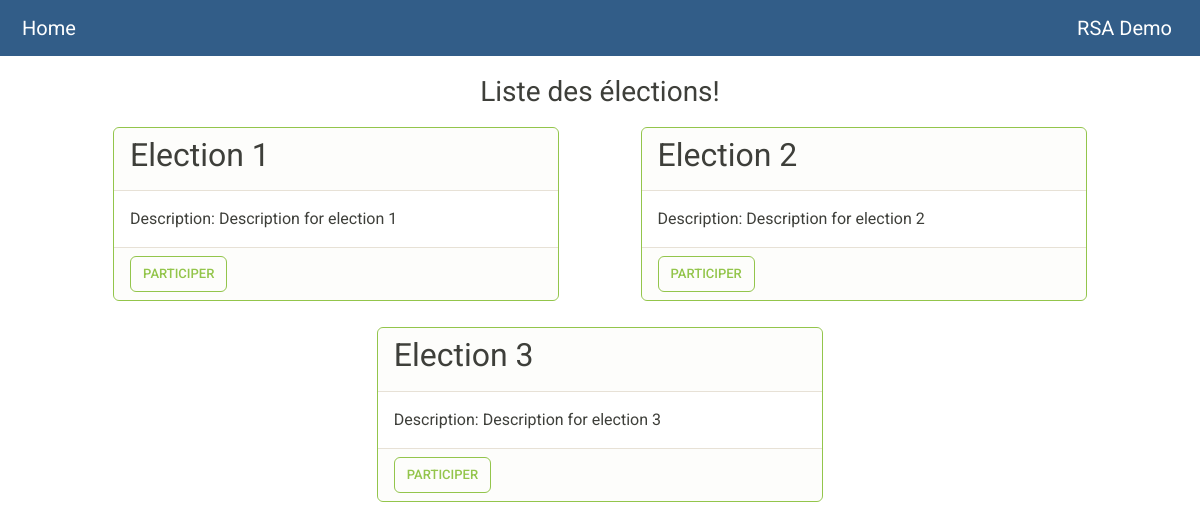
The app's page /, older data.
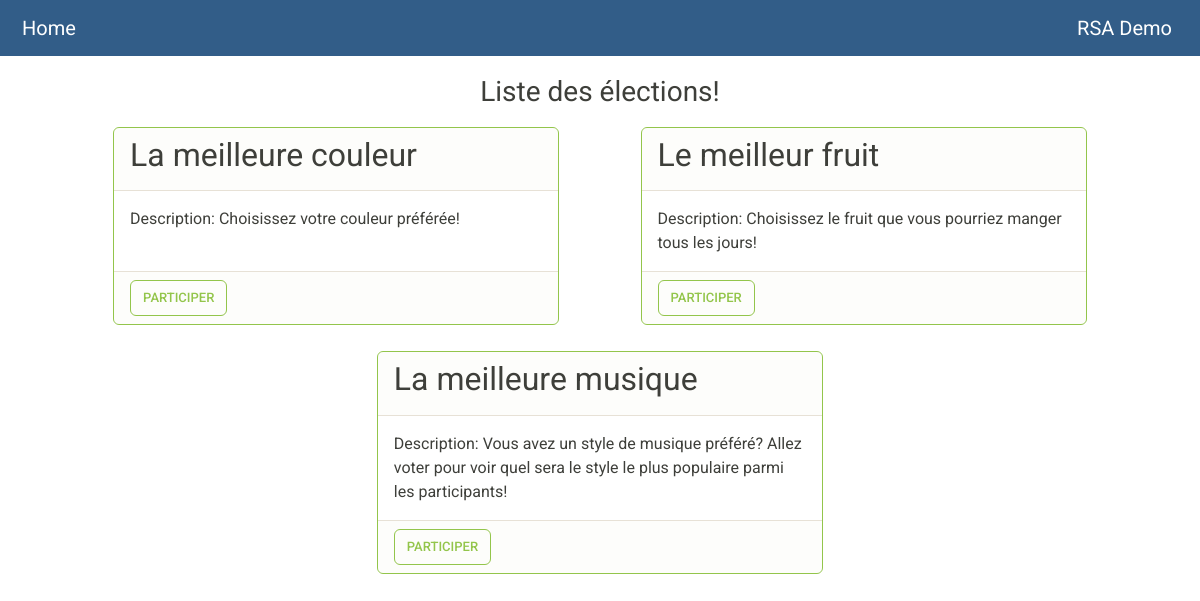
The same page, newer data.
### tables this page shows
CREATE TABLE election(
    id INTEGER PRIMARY KEY AUTOINCREMENT,
    name TEXT NOT NULL,
    description TEXT
);

### views.py (the view)
def index():
    admin = Admin.get_admin()
    all_elections = admin.get_all_elections()
    return render_template("index.html", all_elections=all_elections)

### admin.py (called while the page is built)
    @staticmethod
    def get_admin():
        global admin
        if admin is None:
            sk, pk, _, _, _, _ = RSA.KeyGen(k=256)
            sk = f"{sk[0]}${sk[1]}"
            pk = f"{pk[0]}${pk[1]}"
            admin = Admin((sk, pk))
        return admin

### database.py (called while the page is built)
def get_db(path=DATABASE_PATH):
    db = getattr(g, "database", None)
    if db is None:
        db = g.database = sqlite3.connect(path)
    db.row_factory = sqlite3.Row
    return db

def clone_connection(exception):
    db = getattr(g, "database", None)
    if db is not None:
        db.close()
        g.database = None

### templates/index.html (shortened to what this page needs)
{% extends 'base.html' %}
{% block body %}
    <h3 style="text-align:center;">Liste des élections!</h3>
    <div style="display: flex; justify-content: space-evenly; flex-wrap: wrap">
        {% for election in all_elections %}
            <div class="card border-success mb-3">
                <div class="card-header">
                    <h2>{{ election.name }}</h2>
                </div>
                <div class="card-body">
                    Description: {{ election.description }}
                </div>
                <div class="card-footer">
                    <a href="./election/{{ election.id }}">
                        <button class="btn btn-outline-success">
                            Participer
                        </button>
                    </a>
                </div>
            </div>
        {% endfor %}
    </div>
{% endblock %}

### templates/base.html (shortened to what this page needs)
<head>
    <link rel="stylesheet" href="https://bootswatch.com/5/sandstone/bootstrap.css">
</head>
<body>
<nav id="topNav" class="navbar navbar-expand-lg navbar-dark bg-primary"
     style="margin-bottom: 1.2em; padding-left: 10px;">
    <div class="container-fluid">
        <a class="navbar-brand" href="/">Home</a>
        <a class="navbar-brand" href="/calculator">RSA Demo</a>
    </div>
</nav>
<div class="container">
    {% block body %}
    {% endblock %}
</div>
</body>

### templates/index.html (style rules this page uses)
.card { margin: 10px; }
@media screen and (min-width: 900px) { .card { width: 40%; } }

Row changes from the older to the newer data that the page shows:
removed election: name "Election 1", description "Description for election 1"
removed election: name "Election 2", description "Description for election 2"
removed election: name "Election 3", description "Description for election 3"
added election: name "La meilleure couleur", description "Choisissez votre couleur préférée!"
added election: name "Le meilleur fruit", description "Choisissez le fruit que vous pourriez manger tous les jours!"
added election: name "La meilleure musique", description "Vous avez un style de musique préféré? Allez voter pour voir quel sera le style le plus populaire parmi les participants!"
